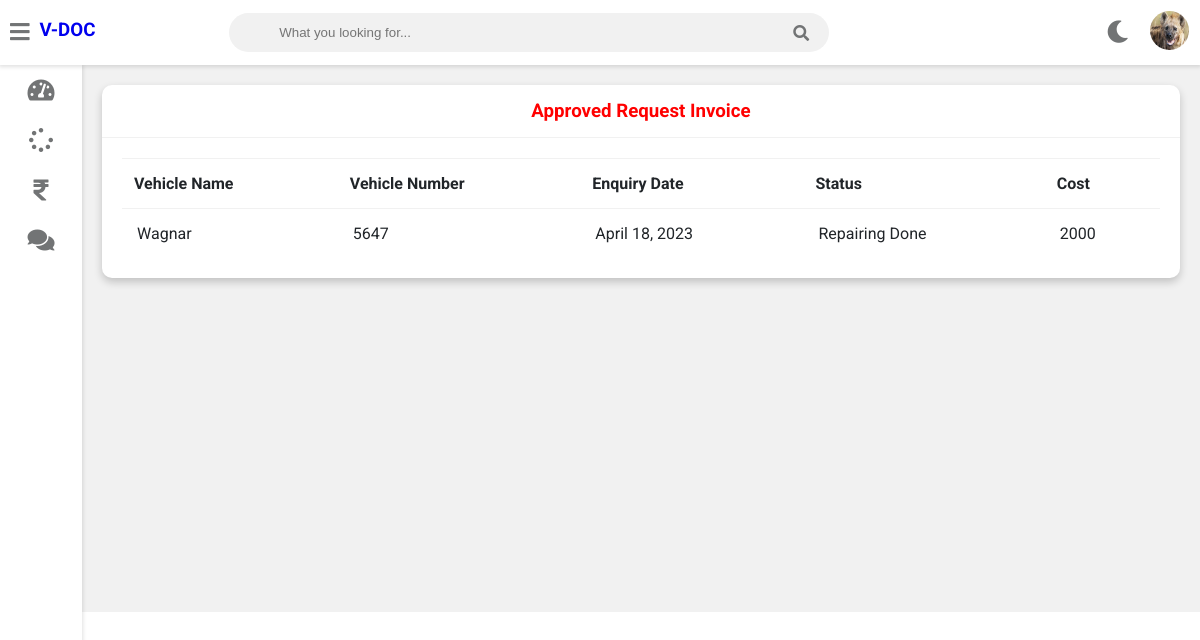
Screenshot of /customer-view-approved-request-invoice (signed in) with the database file from the repository.
### vehicle/models.py (models this page shows, shortened)
class Customer(models.Model):
    user=models.OneToOneField(User,on_delete=models.CASCADE)
    profile_pic= models.ImageField(upload_to='profile_pic/CustomerProfilePic/',null=True,blank=True)
    address = models.CharField(max_length=40)
    mobile = models.CharField(max_length=20,null=False)

class Request(models.Model):
    cat=(('two wheeler with gear','two wheeler with gear'),('two wheeler without gear','two wheeler without gear'),('three wheeler','three wheeler'),('four wheeler','four wheeler'))
    category=models.CharField(max_length=50,choices=cat)
    vehicle_no=models.PositiveIntegerField(null=False)
    vehicle_name = models.CharField(max_length=40,null=False)
    vehicle_model = models.CharField(max_length=40,null=False)
    vehicle_brand = models.CharField(max_length=40,null=False)
    problem_description = models.CharField(max_length=500,null=False)
    date=models.DateField(auto_now=True)
    cost=models.PositiveIntegerField(null=True)
    customer=models.ForeignKey('Customer', on_delete=models.CASCADE,null=True)
    mechanic=models.ForeignKey('Mechanic',on_delete=models.CASCADE,null=True)
    stat=(('Pending','Pending'),('Approved','Approved'),('Repairing','Repairing'),('Repairing Done','Repairing Done'),('Released','Released'))
    status=models.CharField(max_length=50,choices=stat,default='Pending',null=True)

### vehicle/views.py (the view)
# urls.py: path('customer-view-approved-request-invoice',views.customer_view_approved_request_invoice_view,name='customer-view-approved-request-invoice'),
@login_required(login_url='customerlogin')
@user_passes_test(is_customer)
def customer_view_approved_request_invoice_view(request):
    customer=models.Customer.objects.get(user_id=request.user.id)
    enquiries=models.Request.objects.all().filter(customer_id=customer.id).exclude(status='Pending')
    return render(request,'vehicle/customer_view_approved_request_invoice.html',{'customer':customer,'enquiries':enquiries})

### vehicle/views.py (called while the page is built)
def is_customer(user):
    return user.groups.filter(name='CUSTOMER').exists()

### templates/vehicle/customer_view_approved_request_invoice.html
{% extends 'vehicle/customerbase.html' %}
{% block content %}
	<div class="wrapper">
		<div class="row">
			<div class="col-12 col-m-12 col-sm-12">
				<div class="card">
					<div class="card-header">
						<h3 style="color:red; text-align:center" >Approved Request Invoice
						</h3>
					</div>
					<div class="card-content">
						<table>
							<thead>
                <tr>
                  <th>Vehicle Name</th>
                  <th>Vehicle Number</th>
                  <th>Enquiry Date</th>
                  <th>Status</th>
                  <th>Cost</th>
                </tr>
							</thead>
							<tbody>
                {% for enq in enquiries %}
                <tr>
                  <td>{{enq.vehicle_name}}</td>
                  <td>{{enq.vehicle_no}}</td>
                  <td>{{enq.date}}</td>
                  <td>{{enq.status}}</td>
                  <td>{{enq.cost}}</td>
                  </tr>
                {% endfor %}
							</tbody>
						</table>
					</div>
				</div>
			</div>
		</div>
<br><br><br><br><br><br><br><br><br><br><br><br><br><br><br><br>
	</div>
{% endblock content %}

### templates/vehicle/customerbase.html (shortened to what this page needs)
<!DOCTYPE html>
{% load static %}
<html>
<head>
	<link rel="stylesheet" type="text/css" href="https://cdnjs.cloudflare.com/ajax/libs/Chart.js/2.9.3/Chart.min.css">
	<link rel="stylesheet" type="text/css" href="{% static "fontawesome-free/css/all.min.css" %}">
	<link rel="stylesheet" type="text/css" href="{% static "style.css" %}">
</head>
<body class="overlay-scrollbar">
	<div class="navbar">
		<ul class="navbar-nav">
			<li class="nav-item">
				<a class="nav-link">
					<i class="fas fa-bars" onclick="collapseSidebar()"></i>
				</a>
			</li>
			<li class="nav-item">
			<a style="text-decoration:none;"href="/customer-dashboard"><h3>V-DOC</h3></a>
			</li>
		</ul>
		<form class="navbar-search">
			<input type="text" name="Search" class="navbar-search-input" placeholder="What you looking for...">
			<i class="fas fa-search"></i>
		</form>
		<ul class="navbar-nav nav-right">
			<li class="nav-item mode">
				<a class="nav-link" href="#" onclick="switchTheme()">
					<i class="fas fa-moon dark-icon"></i>
				</a>
			</li>
			<li class="nav-item avt-wrapper">
				<div class="avt dropdown">
					<img src="{% static  customer.profile_pic.url %} " alt="User image" class="dropdown-toggle" data-toggle="user-menu">
				</div>
			</li>
		</ul>
	</div>
	<div class="sidebar">
		<ul class="sidebar-nav">
			<li class="sidebar-nav-item">
				<a href="/customer-dashboard" class="sidebar-nav-link">
					<div>
						<i class="fas fa-tachometer-alt"></i>
					</div>
				</a>
			</li>
			<li  class="sidebar-nav-item">
				<a href="/customer-request" class="sidebar-nav-link">
					<div>
						<i class="fas fa-spinner"></i>
					</div>
				</a>
			</li>
			<li  class="sidebar-nav-item">
				<a href="/customer-invoice" class="sidebar-nav-link">
					<div>
						<i class="fas fa-rupee-sign"></i>
					</div>
				</a>
			</li>
			<li  class="sidebar-nav-item">
				<a href="/customer-feedback" class="sidebar-nav-link">
					<div>
					<i class="fas fa-comments"></i>
					</div>
				</a>
			</li>
		</ul>
	</div>
<div>
	<div class="content">
		{% block content %}
		{% endblock content %}
	</div>
</div>
</body>
</html>

### static/style.css (style rules this page uses)
:root { --primary-color: #4834d4; --success-color: #6ab04c; --warning-color: #f0932b; --danger-color: #eb4d4b; --light-color: #212529; --light-second-color: #727475; --light-background: #ffffff; --light-second-background: #f1f1f1; --dark-color: #909090; --dark-second-color: #f5f6fa; --dark-background: #23242D; --dark-second-background: #181818; }
.light { --main-bg-color: var(--light-background); --second-bg-color: var(--light-second-background); --main-color: var(--light-color); --second-color: var(--light-second-color); }
* { box-sizing: border-box; }
body { font-family: 'Roboto', sans-serif; background: var(--main-bg-color); color: var(--main-color); margin: 0; }
.navbar { display: flex; flex-direction: row; background: var(--main-bg-color); color: var(--main-color); position: fixed; top: 0; right: 0; left: 0; z-index: 101; box-shadow: rgba(0,0,0,0.12) 0px 1px 4px 1px; }
.navbar-nav { list-style: none; display: flex; flex-direction: row; padding-left: 0; margin-bottom: 0; margin-top: 0; }
.nav-link { float: left; text-align: center; padding: 21px 10px; text-decoration: none; font-size: 17px; color: var(--second-color); position: relative; }
.navbar-nav i { font-size: 1.4rem; }
.nav-right { margin-left: auto; }
.navbar-search { position: relative; margin: auto; width: 50%; }
.navbar-search input { background: var(--second-bg-color); border: none; padding: 12px 50px 12px 50px; width: 100%; outline: none; color: var(--main-color); border-radius: 20px; }
.navbar-search i { position: absolute; top: 50%; right: 20px; transform: translateY(-50%); color: var(--second-color); cursor: pointer; }
.avt img { width: 39px; height: 39px; border-radius: 50%; }
.avt { padding: 11px }
.dropdown { position: relative; }
.wrapper { padding: 10px; margin-left: 82px; padding-top: 75px; background: var(--second-bg-color); transition: margin-left .5s; }
.sidebar { width: 82px; height: 100vh; position: fixed; margin-top: 65px; background: var(--main-bg-color); box-shadow: rgba(0,0,0,0.12) 0px 1px 4px 1px; overflow: hidden; z-index: 100; transition: width .5s; }
.sidebar-nav { list-style: none; padding: 0; margin: 0; display: flex; flex-direction: column; align-items: center; height: 100vh; }
.sidebar-nav-item { width: 100%; }
.sidebar-nav-link { display: flex; align-items: center; color: var(--main-color); text-decoration: none; }
.sidebar-nav-link i { font-size: 1.5rem; color: var(--second-color); position: absolute; left: 50%; top: 50%; transform: translate(-50%, -50%); }
.sidebar-nav-link div { min-width: 82px; height: 50px; position: relative; }
.row { display: flex; flex-wrap: wrap; flex-direction: row; }
.row:after, .row:before { box-sizing: border-box; }
[class*="col-"] { padding: 10px; }
@media only screen and (min-width: 600px) { .col-sm-12 { width: 100%; } }
@media only screen and (min-width: 768px) { .col-m-12 { width: 100%; } }
@media only screen and (min-width: 992px) { .col-12 { width: 100%; } }
.card { background: var(--main-bg-color); color: var(--main-color); border-radius: 10px; margin-bottom: 10px; box-shadow: 0 4px 8px 0 rgba(0,0,0,0.2); }
.card-header { padding: 15px 30px; border-bottom: 1px solid var(--second-bg-color); position: relative; }
.card-header h3 { margin: 0; }
.card-content { padding: 20px; overflow-x: auto; }
table { border-collapse: collapse; width: 100%; }
table td { border-top: 1px solid var(--second-bg-color); padding: 15px; }
table th { border-top: 1px solid var(--second-bg-color); border-bottom: 1px solid var(--second-bg-color); padding: 15px 12px; text-align: left; }

### rows the page displays
Customer: profile_pic (picture)
Request: vehicle_name "Wagnar", vehicle_no "5647", date "April 18, 2023", status "Repairing Done", cost "2000"
